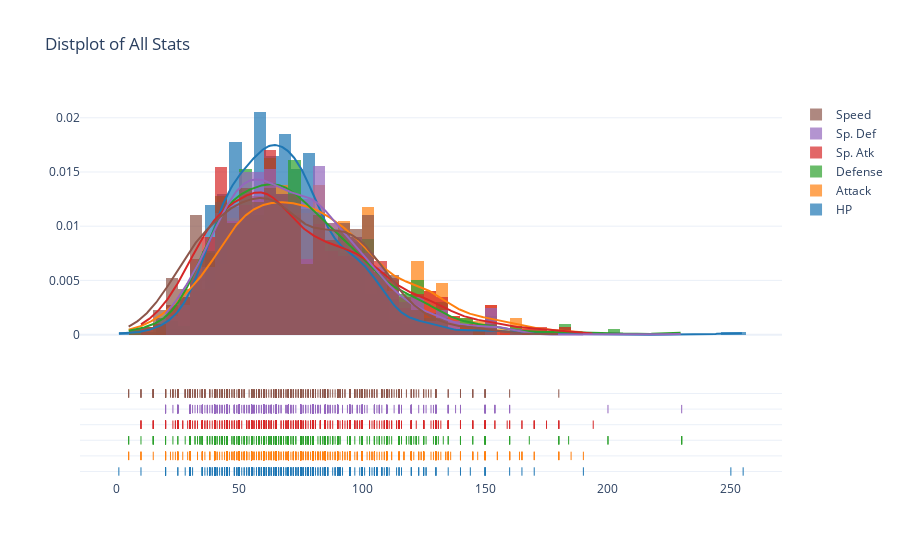

The code cell stored with this chart in its notebook:
### Markdown cell above
Distribution plot of all stats

### Code cell
configure_plotly_browser_state()
hist_data = [df['HP'], df['Attack'], df['Defense'], df['Sp. Atk'], df['Sp. Def'], df['Speed']]
group_labels = list(df.iloc[:,5:11].columns)

fig = ff.create_distplot(hist_data, group_labels, bin_size=5)
fig.update_layout(title_text='Distplot of All Stats', template='plotly_white')
iplot(fig, filename='Distplot of all pokemon stats')

### Figure 1 — Plotly figure (JSON) as saved in the notebook; plotly's stock layout.template omitted (floating-point values rounded to 4 significant figures; data arrays with more than 128 entries replaced by an {"elided": "..."} marker saying what was removed)
{"data": [{"opacity": 0.7, "legendgroup": "HP", "autobinx": false, "name": "HP", "yaxis": "y", "histnorm": "probability density", "xaxis": "x", "xbins": {"start": 1, "end": 255, "size": 5}, "marker": {"color": "rgb(31, 119, 180)"}, "x": {"elided": "800 int values"}, "type": "histogram"}, {"opacity": 0.7, "legendgroup": "Attack", "autobinx": false, "name": "Attack", "yaxis": "y", "histnorm": "probability density", "xaxis": "x", "xbins": {"start": 5, "end": 190, "size": 5}, "marker": {"color": "rgb(255, 127, 14)"}, "x": {"elided": "800 int values"}, "type": "histogram"}, {"opacity": 0.7, "legendgroup": "Defense", "autobinx": false, "name": "Defense", "yaxis": "y", "histnorm": "probability density", "xaxis": "x", "xbins": {"start": 5, "end": 230, "size": 5}, "marker": {"color": "rgb(44, 160, 44)"}, "x": {"elided": "800 int values"}, "type": "histogram"}, {"opacity": 0.7, "legendgroup": "Sp. Atk", "autobinx": false, "name": "Sp. Atk", "yaxis": "y", "histnorm": "probability density", "xaxis": "x", "xbins": {"start": 10, "end": 194, "size": 5}, "marker": {"color": "rgb(214, 39, 40)"}, "x": {"elided": "800 int values"}, "type": "histogram"}, {"opacity": 0.7, "legendgroup": "Sp. Def", "autobinx": false, "name": "Sp. Def", "yaxis": "y", "histnorm": "probability density", "xaxis": "x", "xbins": {"start": 20, "end": 230, "size": 5}, "marker": {"color": "rgb(148, 103, 189)"}, "x": {"elided": "800 int values"}, "type": "histogram"}, {"opacity": 0.7, "legendgroup": "Speed", "autobinx": false, "name": "Speed", "yaxis": "y", "histnorm": "probability density", "xaxis": "x", "xbins": {"start": 5, "end": 180, "size": 5}, "marker": {"color": "rgb(140, 86, 75)"}, "x": {"elided": "800 int values"}, "type": "histogram"}, {"showlegend": false, "legendgroup": "HP", "name": "HP", "yaxis": "y", "y": {"elided": "500 float values"}, "mode": "lines", "xaxis": "x", "marker": {"color": "rgb(31, 119, 180)"}, "x": {"elided": "500 float values"}, "type": "scatter"}, {"showlegend": false, "legendgroup": "Attack", "name": "Attack", "yaxis": "y", "y": {"elided": "500 float values"}, "mode": "lines", "xaxis": "x", "marker": {"color": "rgb(255, 127, 14)"}, "x": {"elided": "500 float values"}, "type": "scatter"}, {"showlegend": false, "legendgroup": "Defense", "name": "Defense", "yaxis": "y", "y": {"elided": "500 float values"}, "mode": "lines", "xaxis": "x", "marker": {"color": "rgb(44, 160, 44)"}, "x": {"elided": "500 float values"}, "type": "scatter"}, {"showlegend": false, "legendgroup": "Sp. Atk", "name": "Sp. Atk", "yaxis": "y", "y": {"elided": "500 float values"}, "mode": "lines", "xaxis": "x", "marker": {"color": "rgb(214, 39, 40)"}, "x": {"elided": "500 float values"}, "type": "scatter"}, {"showlegend": false, "legendgroup": "Sp. Def", "name": "Sp. Def", "yaxis": "y", "y": {"elided": "500 float values"}, "mode": "lines", "xaxis": "x", "marker": {"color": "rgb(148, 103, 189)"}, "x": {"elided": "500 float values"}, "type": "scatter"}, {"showlegend": false, "legendgroup": "Speed", "name": "Speed", "yaxis": "y", "y": {"elided": "500 float values"}, "mode": "lines", "xaxis": "x", "marker": {"color": "rgb(140, 86, 75)"}, "x": {"elided": "500 float values"}, "type": "scatter"}, {"showlegend": false, "legendgroup": "HP", "name": "HP", "yaxis": "y2", "y": {"elided": "800 str values"}, "mode": "markers", "xaxis": "x", "marker": {"color": "rgb(31, 119, 180)", "symbol": "line-ns-open"}, "x": {"elided": "800 int values"}, "type": "scatter"}, {"showlegend": false, "legendgroup": "Attack", "name": "Attack", "yaxis": "y2", "y": {"elided": "800 str values"}, "mode": "markers", "xaxis": "x", "marker": {"color": "rgb(255, 127, 14)", "symbol": "line-ns-open"}, "x": {"elided": "800 int values"}, "type": "scatter"}, {"showlegend": false, "legendgroup": "Defense", "name": "Defense", "yaxis": "y2", "y": {"elided": "800 str values"}, "mode": "markers", "xaxis": "x", "marker": {"color": "rgb(44, 160, 44)", "symbol": "line-ns-open"}, "x": {"elided": "800 int values"}, "type": "scatter"}, {"showlegend": false, "legendgroup": "Sp. Atk", "name": "Sp. Atk", "yaxis": "y2", "y": {"elided": "800 str values"}, "mode": "markers", "xaxis": "x", "marker": {"color": "rgb(214, 39, 40)", "symbol": "line-ns-open"}, "x": {"elided": "800 int values"}, "type": "scatter"}, {"showlegend": false, "legendgroup": "Sp. Def", "name": "Sp. Def", "yaxis": "y2", "y": {"elided": "800 str values"}, "mode": "markers", "xaxis": "x", "marker": {"color": "rgb(148, 103, 189)", "symbol": "line-ns-open"}, "x": {"elided": "800 int values"}, "type": "scatter"}, {"showlegend": false, "legendgroup": "Speed", "name": "Speed", "yaxis": "y2", "y": {"elided": "800 str values"}, "mode": "markers", "xaxis": "x", "marker": {"color": "rgb(140, 86, 75)", "symbol": "line-ns-open"}, "x": {"elided": "800 int values"}, "type": "scatter"}], "layout": {"title": {"text": "Distplot of All Stats"}, "yaxis": {"position": 0, "domain": [0.35, 1], "anchor": "free"}, "barmode": "overlay", "yaxis2": {"domain": [0, 0.25], "showticklabels": false, "anchor": "x", "dtick": 1}, "xaxis": {"zeroline": false, "domain": [0, 1], "anchor": "y2"}, "hovermode": "closest", "legend": {"traceorder": "reversed"}}}
